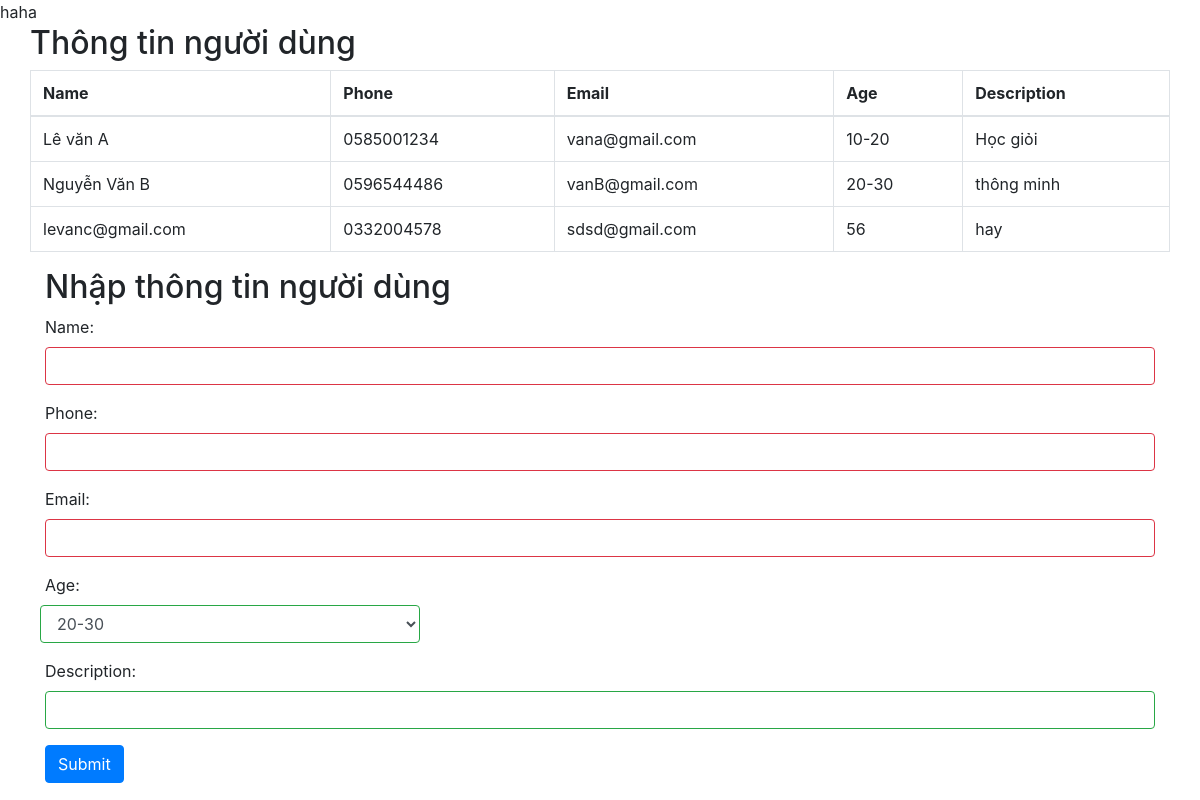
The page / on the database its author committed.
### tables this page shows
CREATE TABLE `users` (
  `id` int(11) NOT NULL,
  `Name` varchar(255) NOT NULL,
  `Phone` varchar(15) NOT NULL,
  `Email` varchar(255) DEFAULT NULL,
  `Age` varchar(100) DEFAULT NULL,
  `Des` text DEFAULT NULL
);

### app/User.php (called while the page is built, shortened)
<?php
class User{
   public $conn ;
   private $host = 'localhost';
   private $dbname = 'minitest';
   private $user = 'root';
   private $pass = "";
    private function connectDB(){
        $this->conn = new \mysqli($this->host, $this->user, $this->pass,
        $this->dbname);
    }
    public function select($query){
        $result = $this->conn->query($query) or
        die($this->link->error.__LINE__);
        $x[]=null;
        if ($result) {
            while ($row=mysqli_fetch_assoc($result)) {
               $x[]=$row;
            }
            $object = (object) $x;
            return $object;
        }
    }
}
?>

### app/Http/Controllers/HomeController.php (called while the page is built, shortened)
<?php
class HomeController {
    private $user ;
    public function __construct(){
        $this->user = new User();
    }
    public function index() {
        $query = "SELECT * FROM users " ;
        $result = $this->user->select($query);
        return $result;
    }
}
?>

### index.php (the view, shortened to what this page needs)
<?php
$home = new \App\Http\Controllers\HomeController();
$x = $home->index();
?>
<!DOCTYPE html>
<html lang="en">
<head>
    <link rel="stylesheet" href="https://maxcdn.bootstrapcdn.com/bootstrap/4.0.0/css/bootstrap.min.css">
</head>
<body>
<div class="container">
  <div class="row">
  <h2>Thông tin người dùng  </h2>
  <table class="table table-bordered">
    <thead>
      <tr>
        <th>Name</th>
        <th>Phone</th>
        <th>Email</th>
        <th>Age</th>
        <th>Description</th>
      </tr>
    </thead>
    <tbody>
    <?php foreach ($x as $key => $value) {
    $x = isset($value['id']);
    if($x) {
      echo '<tr>
        <td>'. $value['Name'].'</td>
        <td>'.$value['Phone'].'</td>
        <td>'.$value['Email'].'</td>
        <td>'.$value['Age'].'</td>
        <td>'.$value['Des'].'</td>
      </tr>' ;
         }
        } ?>
    </tbody>
  </table>
    </div>
    <h2>Nhập thông tin người dùng</h2>
  <form class="was-validated" action=index.php method="post">
    <div class="form-group">
      <label for="email">Name:</label>
      <input type="text" class="form-control"  required name="Name">
    </div>
    <div class="form-group">
      <label for="pwd">Phone:</label>
      <input type="text" class="form-control" required  name="Phone">
    </div>
    <div class="form-group">
      <label for="pwd">Email:</label>
      <input type="text" class="form-control" id="email" required    name="Email">
    </div>
    <div class="form-group">
      <label for="pwd">Age:</label>
      <div class="row">
      <select id="age" name="Age" style="margin-left: 10px;" class="form-control col-4">
      <option selected value="20-30">20-30</option>
      </select>
      <div class="col-4" id="showdetail">
      </div>
    </div>
    </div>
    <div class="form-group">
      <label for="pwd">Description:</label>
      <input type="text" class="form-control"  name="Des">
    </div>
    <button type="submit" class="btn btn-primary">Submit</button>
  </form>
</div>
</body>
</html>

### rows shown on the page
users: Name "Lê văn A", Phone "0585001234", Email "vana@gmail.com", Age "10-20", Des "Học giỏi"
users: Name "Nguyễn Văn B", Phone "0596544486", Email "vanB@gmail.com", Age "20-30", Des "thông minh"
users: Name "levanc@gmail.com", Phone "0332004578", Email "sdsd@gmail.com", Age "56", Des "hay"
